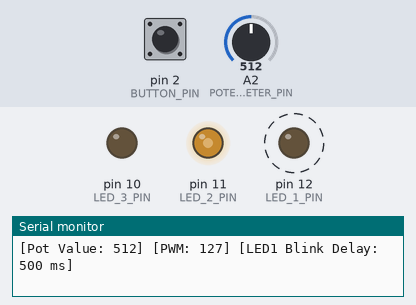
A sketch run on a simulated Arduino Uno, built with avr-gcc and run on an emulated ATmega328P. On the bench: output pins drawn as LEDs (lit = HIGH), the last lines printed to the serial monitor. Dashed ring = blinking. Inputs (shaded band) come from the test bench; at power-on: A2 (POTENTIOMETER_PIN) = 512, pin 2 (BUTTON_PIN) LOW.

Above: at 1.2 s.
1.3 s: A2 (POTENTIOMETER_PIN) set to 716
At 1.9 s:
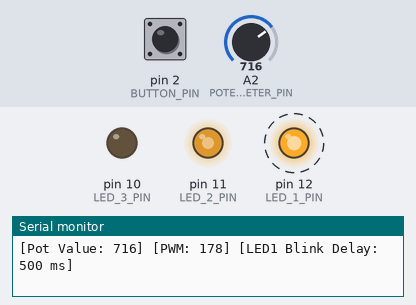
4.3 s: pin 2 (BUTTON_PIN) pulled HIGH for 0.15 s
At 4.44 s:
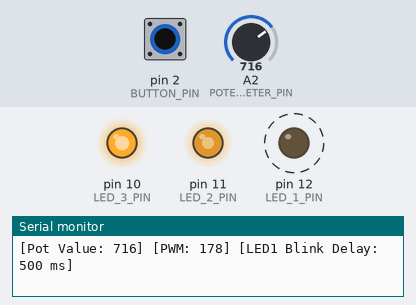
7.3 s: A2 (POTENTIOMETER_PIN) set to 900
At 7.9 s:
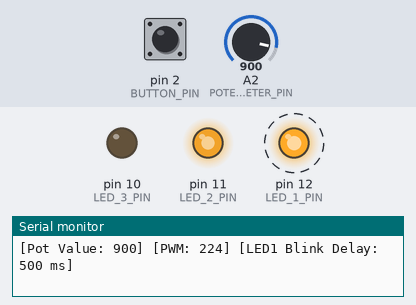
10.3 s: pin 2 (BUTTON_PIN) pulled HIGH for 1 s
At 10.8 s:
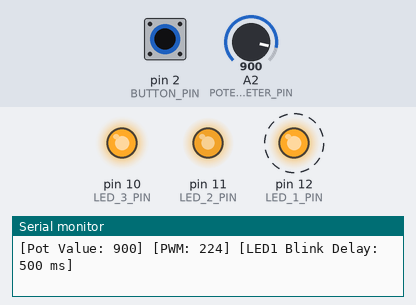
13.3 s: A2 (POTENTIOMETER_PIN) set to 122
At 13.9 s:
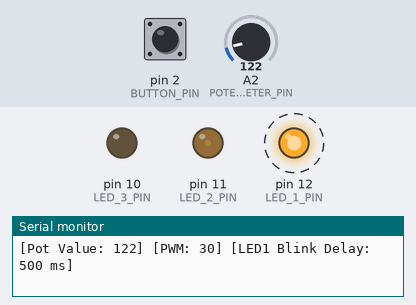
16.3 s: pin 2 (BUTTON_PIN) pulled HIGH for 0.15 s
At 16.9 s:
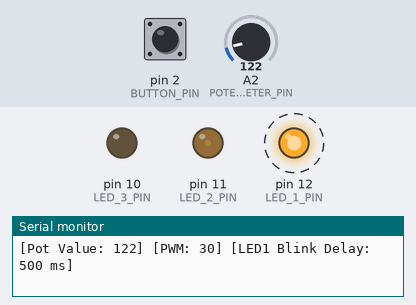
Timing chart, 0 to 20.3 s (numbered marks = the images above; inputs shaded):
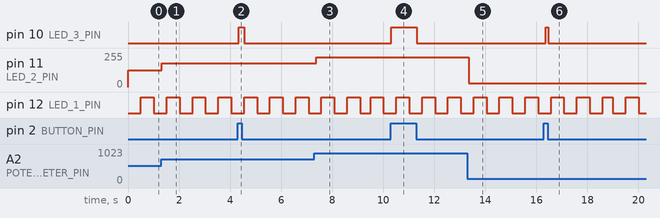

Measured:
- after the input at 1.3 s, pin 11 (LED_2_PIN): 127/255 → 178/255 at once
- after the input at 4.3 s, pin 10 (LED_3_PIN): LOW → HIGH after 0.05 s, → LOW 0.20 s later
- after the input at 7.3 s, pin 11 (LED_2_PIN): 178/255 → 224/255 after 0.08 s
- after the input at 10.3 s, pin 10 (LED_3_PIN): LOW → HIGH at once, → LOW 1.0 s later
- after the input at 13.3 s, pin 11 (LED_2_PIN): 224/255 → 30/255 after 0.05 s
- after the input at 16.3 s, pin 10 (LED_3_PIN): LOW → HIGH after 0.08 s, → LOW 0.10 s later
- by itself, pin 12 (LED_1_PIN): alternates HIGH for 0.51 s and LOW for 0.51 s

The sketch:

SmartLED_3WayControl.ino
```cpp
#define LED_1_PIN 12
#define LED_2_PIN 11 // PWM pin
#define LED_3_PIN 10

#define BUTTON_PIN 2
#define POTENTIOMETER_PIN A2

unsigned long previousTimeLED1Blink = millis();
unsigned long blinkDelayLED1 = 500;

int LED1State = LOW;

void setup() {
  Serial.begin(115200);
  Serial.setTimeout(10);

  pinMode(LED_1_PIN, OUTPUT);
  pinMode(LED_2_PIN, OUTPUT);
  pinMode(LED_3_PIN, OUTPUT);

  pinMode(BUTTON_PIN, INPUT);
}

void loop() {
  // Serial input for LED 1 blink rate
  if (Serial.available() > 0) {
    int data = Serial.parseInt();
    if (data >= 100 && data <= 4000) {
      blinkDelayLED1 = data;
    }
  }

  // Blink LED 1 with adjustable delay
  unsigned long timeNow = millis();
  if (timeNow - previousTimeLED1Blink > blinkDelayLED1) {
    LED1State = !LED1State;
    digitalWrite(LED_1_PIN, LED1State);
    previousTimeLED1Blink += blinkDelayLED1;
  }

  // LED 2 brightness via potentiometer
  int potValue = analogRead(POTENTIOMETER_PIN);
  int brightness = map(potValue, 0, 1023, 0, 255);
  analogWrite(LED_2_PIN, brightness);

  // LED 3 responds to button press
  digitalWrite(LED_3_PIN, digitalRead(BUTTON_PIN));

  // 👇 Clean and professional serial debug output
  Serial.print("[Pot Value: ");
  Serial.print(potValue);
  Serial.print("] [PWM: ");
  Serial.print(brightness);
  Serial.print("] [LED1 Blink Delay: ");
  Serial.print(blinkDelayLED1);
  Serial.println(" ms]");

  delay(100); // Optional smoothing
}
```
